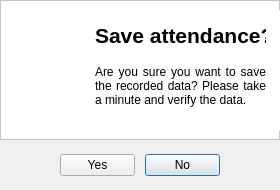
<?xml version="1.0" encoding="UTF-8"?>
<ui version="4.0">
 <class>saveAttendanceDialog</class>
 <widget class="QDialog" name="saveAttendanceDialog">
  <property name="windowModality">
   <enum>Qt::ApplicationModal</enum>
  </property>
  <property name="geometry">
   <rect>
    <x>0</x>
    <y>0</y>
    <width>280</width>
    <height>190</height>
   </rect>
  </property>
  <property name="minimumSize">
   <size>
    <width>280</width>
    <height>190</height>
   </size>
  </property>
  <property name="maximumSize">
   <size>
    <width>280</width>
    <height>190</height>
   </size>
  </property>
  <property name="windowTitle">
   <string>Paper</string>
  </property>
  <property name="windowIcon">
   <iconset>
    <normaloff>../icons/icons8-origami-100.png</normaloff>../icons/icons8-origami-100.png</iconset>
  </property>
  <widget class="QFrame" name="frame">
   <property name="geometry">
    <rect>
     <x>0</x>
     <y>0</y>
     <width>280</width>
     <height>140</height>
    </rect>
   </property>
   <property name="styleSheet">
    <string notr="true">background-color: #FFF;</string>
   </property>
   <property name="frameShape">
    <enum>QFrame::StyledPanel</enum>
   </property>
   <property name="frameShadow">
    <enum>QFrame::Raised</enum>
   </property>
   <widget class="QWidget" name="horizontalLayoutWidget">
    <property name="geometry">
     <rect>
      <x>10</x>
      <y>10</y>
      <width>271</width>
      <height>121</height>
     </rect>
    </property>
    <layout class="QHBoxLayout" name="horizontalLayout">
     <property name="spacing">
      <number>10</number>
     </property>
     <property name="leftMargin">
      <number>5</number>
     </property>
     <property name="topMargin">
      <number>5</number>
     </property>
     <property name="rightMargin">
      <number>5</number>
     </property>
     <property name="bottomMargin">
      <number>5</number>
     </property>
     <item>
      <widget class="QLabel" name="label_2">
       <property name="minimumSize">
        <size>
         <width>60</width>
         <height>60</height>
        </size>
       </property>
       <property name="maximumSize">
        <size>
         <width>60</width>
         <height>60</height>
        </size>
       </property>
       <property name="text">
        <string/>
       </property>
       <property name="pixmap">
        <pixmap>../drawables/icons8-save-close-96.png</pixmap>
       </property>
       <property name="scaledContents">
        <bool>true</bool>
       </property>
      </widget>
     </item>
     <item>
      <layout class="QVBoxLayout" name="verticalLayout">
       <property name="spacing">
        <number>10</number>
       </property>
       <property name="leftMargin">
        <number>10</number>
       </property>
       <property name="topMargin">
        <number>10</number>
       </property>
       <property name="rightMargin">
        <number>10</number>
       </property>
       <property name="bottomMargin">
        <number>10</number>
       </property>
       <item>
        <widget class="QLabel" name="label_6">
         <property name="minimumSize">
          <size>
           <width>0</width>
           <height>0</height>
          </size>
         </property>
         <property name="maximumSize">
          <size>
           <width>16777215</width>
           <height>20</height>
          </size>
         </property>
         <property name="font">
          <font>
           <pointsize>16</pointsize>
           <bold>true</bold>
          </font>
         </property>
         <property name="text">
          <string>Save attendance?</string>
         </property>
        </widget>
       </item>
       <item>
        <widget class="QLabel" name="label_3">
         <property name="maximumSize">
          <size>
           <width>16777215</width>
           <height>100</height>
          </size>
         </property>
         <property name="text">
          <string>Are you sure you want to save the recorded data? Please take a minute and verify the data.</string>
         </property>
         <property name="alignment">
          <set>Qt::AlignJustify|Qt::AlignVCenter</set>
         </property>
         <property name="wordWrap">
          <bool>true</bool>
         </property>
        </widget>
       </item>
      </layout>
     </item>
    </layout>
   </widget>
  </widget>
  <widget class="QWidget" name="horizontalLayoutWidget_2">
   <property name="geometry">
    <rect>
     <x>50</x>
     <y>150</y>
     <width>180</width>
     <height>31</height>
    </rect>
   </property>
   <layout class="QHBoxLayout" name="horizontalLayout_3">
    <property name="spacing">
     <number>10</number>
    </property>
    <property name="leftMargin">
     <number>10</number>
    </property>
    <property name="rightMargin">
     <number>10</number>
    </property>
    <item>
     <widget class="QPushButton" name="yes_button">
      <property name="focusPolicy">
       <enum>Qt::NoFocus</enum>
      </property>
      <property name="text">
       <string>Yes</string>
      </property>
      <property name="icon">
       <iconset>
        <normaloff>../icons/icons8-ok-96.png</normaloff>../icons/icons8-ok-96.png</iconset>
      </property>
     </widget>
    </item>
    <item>
     <widget class="QPushButton" name="no_button">
      <property name="text">
       <string>No</string>
      </property>
      <property name="icon">
       <iconset>
        <normaloff>../icons/icons8-cancel-96.png</normaloff>../icons/icons8-cancel-96.png</iconset>
      </property>
     </widget>
    </item>
   </layout>
  </widget>
 </widget>
 <resources/>
 <connections/>
</ui>
